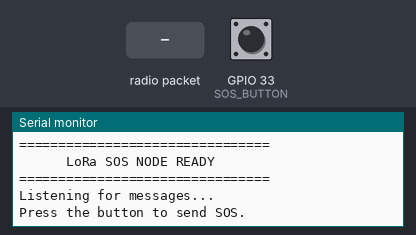
The sketch below on a simulated ESP32. Shown: the last lines printed to the serial monitor. Inputs (shaded band) come from the test bench; at power-on: GPIO 33 (SOS_BUTTON) HIGH. No radio packets arrive unless stated.

Above: at 2.2 s.
2.3 s: GPIO 33 (SOS_BUTTON) pulled LOW for 0.15 s
At 3.1 s:
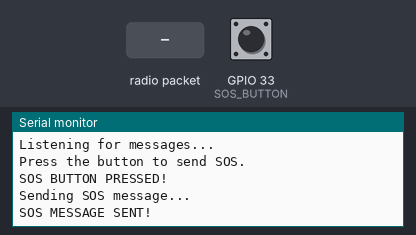
3.9 s: radio packet "1" arrives
At 4.5 s:
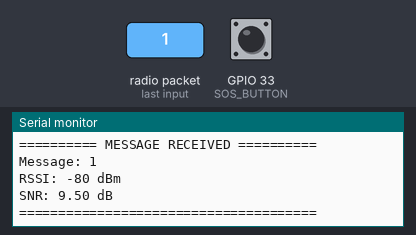

The sketch:

SosButton.ino
```cpp
#include <SPI.h>
#include <LoRa.h>

// =========================
// LoRa Pin Configuration
// =========================
#define LORA_SCK   18
#define LORA_MISO  19
#define LORA_MOSI  23
#define LORA_SS    27
#define LORA_RST   14
#define LORA_DIO0  26

// =========================
// SOS Button
// =========================
#define SOS_BUTTON 33

// =========================
// LoRa Frequency
// =========================
#define LORA_FREQUENCY 433E6


void setup() {

  Serial.begin(115200);
  delay(1000);

  // SOS button
  // Released = HIGH
  // Pressed  = LOW
  pinMode(SOS_BUTTON, INPUT_PULLUP);

  // Start SPI
  SPI.begin(
    LORA_SCK,
    LORA_MISO,
    LORA_MOSI,
    LORA_SS
  );

  // Configure LoRa pins
  LoRa.setPins(
    LORA_SS,
    LORA_RST,
    LORA_DIO0
  );

  // Start LoRa
  if (!LoRa.begin(LORA_FREQUENCY)) {

    Serial.println("LoRa initialization failed!");

    while (true) {
      delay(1000);
    }
  }

  // LoRa configuration
  LoRa.setTxPower(17);
  LoRa.setSpreadingFactor(7);
  LoRa.setSignalBandwidth(125E3);
  LoRa.setCodingRate4(5);

  Serial.println();
  Serial.println("================================");
  Serial.println("      LoRa SOS NODE READY");
  Serial.println("================================");
  Serial.println("Listening for messages...");
  Serial.println("Press the button to send SOS.");
  Serial.println();

  // Start in receive mode
  LoRa.receive();
}


void loop() {

  // ==================================================
  // 1. CHECK SOS BUTTON
  // ==================================================

  if (digitalRead(SOS_BUTTON) == LOW) {

    Serial.println();
    Serial.println("SOS BUTTON PRESSED!");
    Serial.println("Sending SOS message...");

    // Send SOS message
    LoRa.beginPacket();
    LoRa.print("SOS: EMERGENCY!");
    LoRa.endPacket();

    Serial.println("SOS MESSAGE SENT!");
    Serial.println();

    // Return to receive mode
    LoRa.receive();

    // Debounce / prevent repeated messages
    delay(1000);
  }


  // ==================================================
  // 2. CHECK FOR INCOMING LORA MESSAGE
  // ==================================================

  int packetSize = LoRa.parsePacket();

  if (packetSize) {

    String receivedMessage = "";

    while (LoRa.available()) {
      receivedMessage += (char)LoRa.read();
    }

    Serial.println();
    Serial.println("========== MESSAGE RECEIVED ==========");

    Serial.print("Message: ");
    Serial.println(receivedMessage);

    Serial.print("RSSI: ");
    Serial.print(LoRa.packetRssi());
    Serial.println(" dBm");

    Serial.print("SNR: ");
    Serial.print(LoRa.packetSnr());
    Serial.println(" dB");

    Serial.println("======================================");
    Serial.println();

    // Continue listening
    LoRa.receive();
  }
}
```

Measured:
- after the input at 2.3 s, the serial monitor: prints a new line at once (image 1)
- after the input at 3.9 s, the serial monitor: prints a new line at once (image 2)
